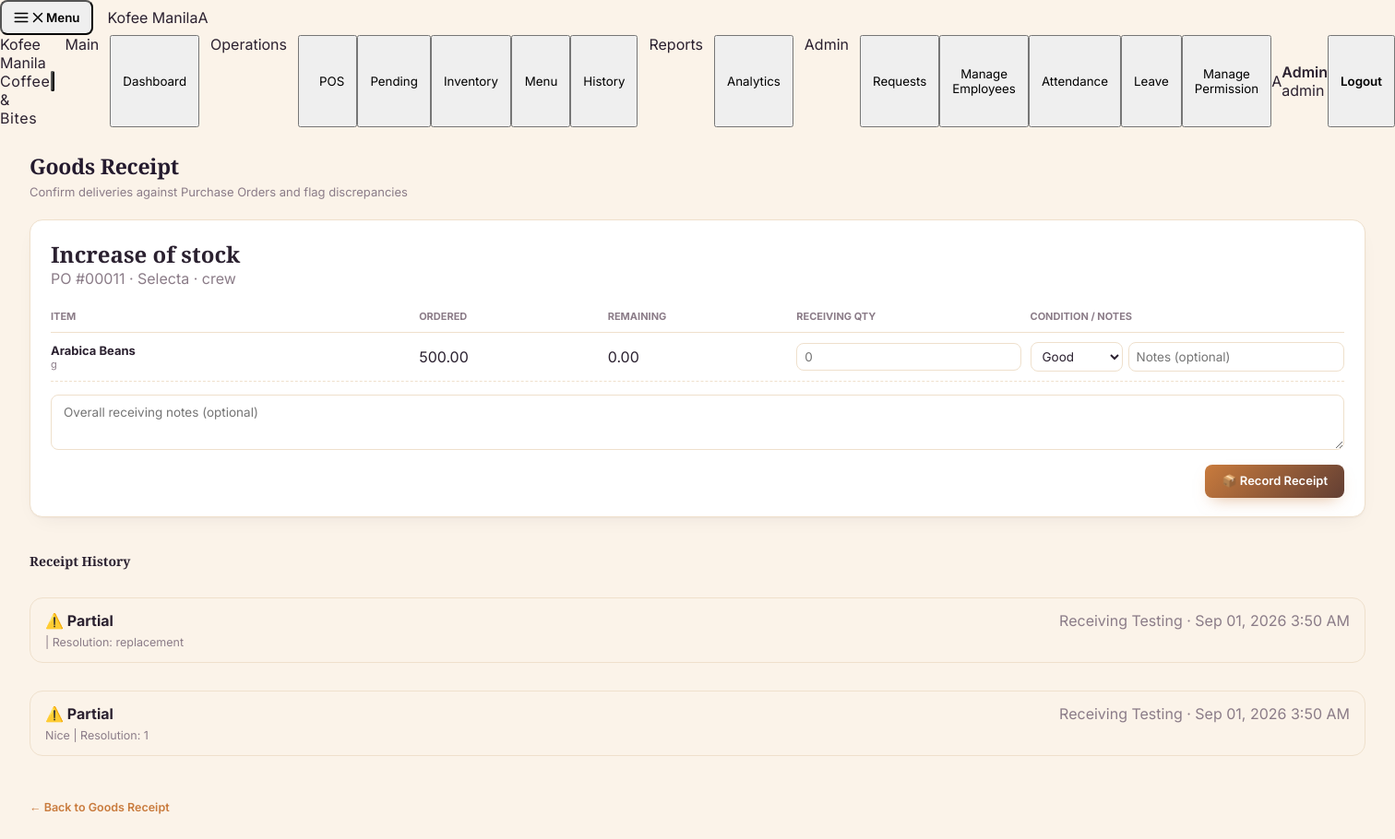
Screenshot of /POS/php/goods_receipts.php?po_id=11 (signed in) with the database file from the repository.
### tables this page shows
CREATE TABLE `purchase_orders` (
  `id` int(11) NOT NULL,
  `rfq_id` int(11) NOT NULL,
  `supplier_id` int(11) NOT NULL,
  `requisition_id` int(11) NOT NULL,
  `total_amount` decimal(12,2) NOT NULL,
  `status` enum('draft','sent','acknowledged','delivered','closed','cancelled') NOT NULL DEFAULT 'draft',
  `negotiation_notes` text DEFAULT NULL,
  `created_by` int(11) NOT NULL,
  `created_at` timestamp NOT NULL DEFAULT current_timestamp(),
  `expected_delivery_date` date DEFAULT NULL,
  `delivered_at` datetime DEFAULT NULL,
  `acknowledged_at` datetime DEFAULT NULL,
  `shipped_at` datetime DEFAULT NULL,
  `shipping_notes` varchar(255) DEFAULT NULL,
  `closed_at` datetime DEFAULT NULL,
  `supplier_rating` tinyint(4) DEFAULT NULL,
  `invoice_number` varchar(60) DEFAULT NULL,
  `paid_at` datetime DEFAULT NULL
);

CREATE TABLE `purchase_requisitions` (
  `id` int(11) NOT NULL,
  `requested_by` int(11) NOT NULL,
  `department` varchar(60) NOT NULL,
  `title` varchar(150) NOT NULL,
  `notes` text DEFAULT NULL,
  `estimated_total` decimal(12,2) NOT NULL DEFAULT 0.00,
  `status` enum('pending','approved','rejected','sourcing','awarded','closed') NOT NULL DEFAULT 'pending',
  `reviewed_by` int(11) DEFAULT NULL,
  `reviewed_at` datetime DEFAULT NULL,
  `review_notes` varchar(255) DEFAULT NULL,
  `created_at` timestamp NOT NULL DEFAULT current_timestamp()
);

CREATE TABLE `suppliers` (
  `id` int(11) NOT NULL,
  `user_id` int(11) DEFAULT NULL,
  `name` varchar(150) NOT NULL,
  `contact_person` varchar(120) DEFAULT NULL,
  `email` varchar(120) DEFAULT NULL,
  `phone` varchar(30) DEFAULT NULL,
  `address` varchar(255) DEFAULT NULL,
  `status` enum('active','inactive') NOT NULL DEFAULT 'active',
  `rating_avg` decimal(3,2) DEFAULT NULL,
  `rating_count` int(11) NOT NULL DEFAULT 0,
  `created_at` timestamp NOT NULL DEFAULT current_timestamp()
);

CREATE TABLE `requisition_items` (
  `id` int(11) NOT NULL,
  `requisition_id` int(11) NOT NULL,
  `item_name` varchar(150) NOT NULL,
  `quantity` decimal(10,2) NOT NULL DEFAULT 1.00,
  `unit` varchar(20) NOT NULL DEFAULT 'pcs',
  `est_unit_price` decimal(10,2) NOT NULL DEFAULT 0.00
);

CREATE TABLE `goods_receipts` (
  `id` int(11) NOT NULL,
  `po_id` int(11) NOT NULL,
  `received_by` int(11) NOT NULL,
  `status` enum('pending','partial','complete','discrepancy') NOT NULL DEFAULT 'pending',
  `notes` varchar(255) DEFAULT NULL,
  `received_at` timestamp NOT NULL DEFAULT current_timestamp()
);

CREATE TABLE `users` (
  `id` int(50) NOT NULL,
  `username` varchar(255) NOT NULL,
  `email` varchar(255) NOT NULL DEFAULT '',
  `password` varchar(255) NOT NULL,
  `firstname` varchar(50) DEFAULT NULL,
  `lastname` varchar(50) DEFAULT NULL,
  `role` varchar(50) NOT NULL DEFAULT 'crew',
  `status` enum('active','blocked','on_hold') NOT NULL DEFAULT 'active',
  `last_login` datetime DEFAULT NULL,
  `created_at` timestamp NOT NULL DEFAULT current_timestamp(),
  `updated_at` timestamp NOT NULL DEFAULT current_timestamp() ON UPDATE current_timestamp()
);

### POS/includes/permissions.php (called while the page is built, shortened)
<?php
function has_permission(string $perm_key): bool {
    $roles = [];
    if (!empty($_SESSION['roles']) && is_array($_SESSION['roles'])) {
        $roles = $_SESSION['roles'];
    } elseif (!empty($_SESSION['role'])) {
        $roles = [$_SESSION['role']];
    }
    if (in_array('admin', $roles, true)) {
        return true;
    }
    return false;
}
?>

### POS/includes/procurement_helpers.php (called while the page is built, shortened)
<?php
function status_badge(string $status): string {
    $map = [
        'pending'      => '⏳ Pending',
        'approved'     => '✅ Approved',
        'rejected'     => '❌ Rejected',
        'sourcing'     => '🔍 Sourcing',
        'awarded'      => '🏆 Awarded',
        'closed'       => '🔒 Closed',
        'draft'        => '📝 Draft',
        'sent'         => '📨 Sent',
        'acknowledged' => '👍 Acknowledged',
        'delivered'    => '📦 Delivered',
        'cancelled'    => '🚫 Cancelled',
        'partial'      => '⚠️ Partial',
        'complete'     => '✅ Complete',
        'discrepancy'  => '⚠️ Discrepancy',
        'matched'      => '✅ Matched',
        'disputed'     => '⚠️ Disputed',
        'paid'         => '💸 Paid',
        'scheduled'    => '🗓️ Scheduled',
        'completed'    => '✅ Completed',
        'failed'       => '❌ Failed',
        'submitted'    => '📤 Submitted',
        'shortlisted'  => '⭐ Shortlisted',
        'selected'     => '🏆 Selected',
        'open'         => '🔓 Open',
    ];
    return $map[$status] ?? ucfirst($status);
}

### POS/php/goods_receipts.php (the view, shortened to what this page needs)
<?php
require_once '../includes/auth.php';
require_once '../includes/permissions.php';
require_once '../includes/procurement_helpers.php';
$pdo   = get_db();
$view_po_id = (int)($_GET['po_id'] ?? 0);
$po = null; $req_items = []; $grns = [];
if ($view_po_id) {
    $stmt = $pdo->prepare('
        SELECT po.*, s.name AS supplier_name, pr.title AS req_title, pr.department, pr.id AS requisition_id
        FROM purchase_orders po
        JOIN suppliers s ON s.id = po.supplier_id
        JOIN purchase_requisitions pr ON pr.id = po.requisition_id
        WHERE po.id = :id
    ');
    $stmt->execute([':id' => $view_po_id]);
    $po = $stmt->fetch();
    if ($po) {
        $ri_stmt = $pdo->prepare('SELECT * FROM requisition_items WHERE requisition_id = :rid');
        $ri_stmt->execute([':rid' => $po['requisition_id']]);
        $req_items = $ri_stmt->fetchAll();
        $grn_stmt = $pdo->prepare(
            "SELECT g.*, u.firstname, u.lastname FROM goods_receipts g
             LEFT JOIN users u ON u.id = g.received_by
             WHERE g.po_id = :po ORDER BY g.received_at DESC"
        );
        $grn_stmt->execute([':po' => $view_po_id]);
        $grns = $grn_stmt->fetchAll();
    }
}
?>
<!DOCTYPE html>
<html lang="en">
<head>
  <link rel="stylesheet" href="../css/style.css"/>
  <link rel="stylesheet" href="../css/sidebar.css"/>
</head>
<body>
<?php include("../includes/sidebar.php"); ?>
<div id="page-grn" class="page active">
  <div class="page-header">
    <div>
      <h1>Goods Receipt</h1>
      <p>Confirm deliveries against Purchase Orders and flag discrepancies</p>
    </div>
  </div>
  <div class="page-body">
    <?php if ($po): ?>
      <div class="table-card" style="padding:20px 22px;margin-bottom:18px">
        <h2><?= htmlspecialchars($po['req_title']) ?></h2>
        <p class="muted-cell" style="margin-bottom:14px">PO #<?= str_pad($po['id'],5,'0',STR_PAD_LEFT) ?> · <?= htmlspecialchars($po['supplier_name']) ?> · <?= htmlspecialchars($po['department']) ?></p>
        <?php if (in_array($po['status'], ['sent','acknowledged'], true) && has_permission('procurement.receiving')): ?>
        <form method="POST" id="receipt-form">
          <div class="grn-item-row" style="font-size:11px;color:var(--text-muted);font-weight:700;text-transform:uppercase;border-bottom:1.5px solid var(--border)">
            <div>Item</div><div>Ordered</div><div>Remaining</div><div>Receiving Qty</div><div>Condition / Notes</div>
          </div>
          <?php foreach ($req_items as $ri): $remaining = max(0, $ri['quantity'] - $ri['received_so_far']); ?>
            <div class="grn-item-row">
              <div>
                <div class="grn-item-name"><?= htmlspecialchars($ri['item_name']) ?></div>
                <div class="grn-item-sub"><?= htmlspecialchars($ri['unit']) ?></div>
              </div>
              <div><?= number_format($ri['quantity'],2) ?></div>
              <div><?= number_format($remaining,2) ?></div>
              <div><input class="field-input rec-qty" type="number" step="0.01" min="0" style="padding:6px 8px"
                     name="items[<?= $ri['id'] ?>][received_qty]" placeholder="0" <?= $remaining <= 0 ? 'disabled' : '' ?>/></div>
              <div style="display:flex;gap:6px">
                <select class="field-input" style="padding:6px 8px;width:110px" name="items[<?= $ri['id'] ?>][condition]">
                  <option value="good">Good</option>
                </select>
                <input class="field-input" type="text" style="padding:6px 8px" name="items[<?= $ri['id'] ?>][notes]" placeholder="Notes (optional)"/>
              </div>
            </div>
          <?php endforeach; ?>
          <div style="margin-top:14px">
            <textarea class="field-input" name="grn_notes" placeholder="Overall receiving notes (optional)" style="width:100%;min-height:60px"></textarea>
          </div>
          <div style="margin-top:12px;text-align:right">
            <button type="submit" class="btn-save" id="receipt-submit-btn">📦 Record Receipt</button>
          </div>
        </form>
        <?php else: ?>
          <p class="muted-cell">This Purchase Order isn't awaiting receipt right now (status: <?= status_badge($po['status']) ?>).</p>
        <?php endif; ?>
      </div>
      <?php if (!empty($grns)): ?>
      <h3 style="font-size:14px;margin-bottom:10px">Receipt History</h3>
      <?php foreach ($grns as $g): ?>
        <div class="grn-hist-card <?= $g['status']==='discrepancy' ? 'discrepancy' : '' ?>">
          <div style="display:flex;justify-content:space-between;align-items:center;margin-bottom:6px">
            <strong><?= status_badge($g['status']) ?></strong>
            <span class="muted-cell"><?= htmlspecialchars(trim(($g['firstname'] ?? '').' '.($g['lastname'] ?? ''))) ?: '—' ?> · <?= date('M d, Y g:i A', strtotime($g['received_at'])) ?></span>
          </div>
          <?php if ($g['notes']): ?><p style="font-size:12.5px;color:var(--text-muted)"><?= htmlspecialchars($g['notes']) ?></p><?php endif; ?>
        </div>
      <?php endforeach; ?>
      <?php endif; ?>
      <p style="margin-top:14px"><a href="goods_receipts.php" style="font-size:12.5px;color:var(--caramel);font-weight:600">← Back to Goods Receipt</a></p>
    <?php endif; ?>
  </div>
</div>
</body>
</html>

### POS/css/style.css (style rules this page uses)
:root { --espresso: #241A2E; --espresso-deep: #181120; --espresso-mid: #2f2238; --caramel: #C97B3D; --caramel-light: #E6A25C; --latte: #EFE0CC; --cream: #FBF3E9; --accent: var(--caramel); --accent-lt: #FCEFE1; --bg: var(--cream); --card-bg: #FFFFFF; --border: var(--latte); --text-main: #2B2130; --text-muted: #8B7C88; --sidebar-w: 248px; --green: #2e7d32; --green-lt: #e8f5e9; --red: #c62828; --red-lt: #fdecea; --blue: #1565c0; --blue-lt: #e3f2fd; --amber: #b3691a; --amber-lt: #fdf0e2; --radius-sm: 8px; --radius: 14px; --radius-lg: 20px; --shadow-card: 0 1px 2px rgba(43,33,48,.04), 0 8px 24px -12px rgba(43,33,48,.10); --shadow-pop: 0 20px 50px -12px rgba(24,17,32,.35); }
*, *::before, *::after { box-sizing: border-box; margin: 0; padding: 0; }
html { -webkit-text-size-adjust: 100%; }
body { font-family: 'Inter', sans-serif; background: var(--bg); color: var(--text-main); min-height: 100vh; -webkit-font-smoothing: antialiased; }
a { color: inherit; text-decoration: none; }
button { font-family: inherit; cursor: pointer; }
input, select, textarea { font-family: inherit; }
h1, h2, h3, .font-display { font-family: 'Playfair Display', serif; }
.page, .pages { min-height: 100vh; display: flex; flex-direction: column; }
.page-header { padding: 26px 32px 4px; flex-shrink: 0; display: flex; align-items: flex-start; justify-content: space-between; gap: 16px; flex-wrap: wrap; }
.page-header h1 { font-size: 23px; font-weight: 700; letter-spacing: -.01em; color: var(--espresso); }
.page-header p { font-size: 13px; color: var(--text-muted); margin-top: 4px; font-family: 'Inter', sans-serif; }
.page-body { flex: 1; overflow-y: auto; padding: 18px 32px 32px; display: flex; flex-direction: column; gap: 20px; }
.btn, .btn-save, .btn-cancel, .btn-add, .btn-msave, .btn-mcancel, .btn-print, .btn-new-order, .checkout-btn, .clear-btn { display: inline-flex; align-items: center; justify-content: center; gap: 8px; border: none; border-radius: var(--radius-sm); font-size: 13px; font-weight: 600; padding: 10px 18px; transition: transform .12s ease, box-shadow .12s ease, background .15s ease, border-color .15s ease; line-height: 1.2; }
.btn-primary, .btn-save, .btn-add, .btn-msave, .checkout-btn, .btn-new-order { background: linear-gradient(135deg, var(--caramel) 0%, var(--espresso) 160%); color: #fff; box-shadow: 0 8px 18px -8px rgba(201,123,61,.55); }
.field-input, .filter-select, input[type=text], input[type=password], input[type=email], input[type=number], input[type=date], input[type=search], select, textarea { border: 1.5px solid var(--border); border-radius: var(--radius-sm); padding: 10px 13px; font-size: 13.5px; color: var(--text-main); background: #fff; outline: none; transition: border-color .15s ease, box-shadow .15s ease; width: 100%; }
textarea { resize: vertical; min-height: 80px; font-family: inherit; }
.stat-card, .table-card, .recent-section, .card { background: var(--card-bg); border: 1.5px solid var(--border); border-radius: var(--radius); box-shadow: var(--shadow-card); }
.table-card, .table-scroll-wrapper { overflow: hidden; border-radius: var(--radius); }
.muted-cell { color: var(--text-muted); }

### POS/php/goods_receipts.php (style rules this page uses)
.grn-item-row { display:grid; grid-template-columns: 1.6fr .8fr .8fr 1fr 1.4fr; gap:10px; align-items:center; padding:10px 0; border-bottom:1px dashed var(--border); }
.grn-item-name { font-weight:700; font-size:13px; }
.grn-item-sub { font-size:11px; color:var(--text-muted); }
.grn-hist-card { border:1.5px solid var(--border); border-radius:var(--radius); padding:14px 16px; margin-bottom:10px; }

### rows the page displays
purchase_orders: requisition.title "Increase of stock", id "00011", supplier.name "Selecta", requisition.department "crew"
requisition_items: item_name "Arabica Beans", unit "g", quantity "500.00", quantity "0.00", id "Good"
goods_receipts: status "⚠️ Partial", users.firstname+lastname "Receiving Testing", received_at "Sep 01, 2026 3:50 AM", notes "| Resolution: replacement"
goods_receipts: status "⚠️ Partial", users.firstname+lastname "Receiving Testing", received_at "Sep 01, 2026 3:50 AM", notes "Nice | Resolution: 1"

### other values shown
$initials "A"
$user['firstname'] ?: $user['username'] "Admin"
implode(' + ', $roles) "admin"
